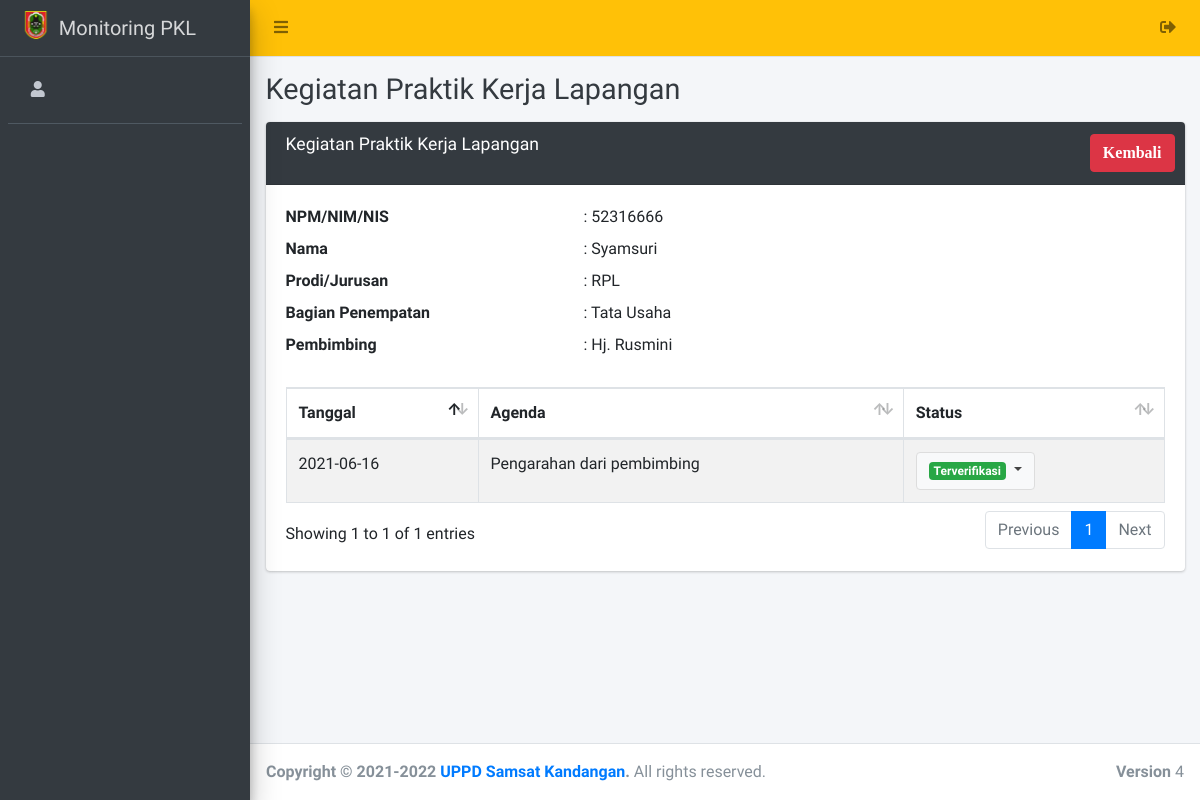
The page /admin/agendapeserta/detailkeg?id=1 on the database its author committed.
### tables this page shows
CREATE TABLE `daftarpkl` (
  `id_daftar` int(11) NOT NULL,
  `id_peserta` int(11) DEFAULT NULL,
  `id_bagian` int(11) DEFAULT NULL,
  `id_pembimbing` int(11) DEFAULT NULL,
  `status` varchar(50) DEFAULT NULL,
  `tgl_awal` date DEFAULT NULL,
  `tgl_akhir` date DEFAULT NULL,
  `judulpkl` varchar(150) DEFAULT NULL,
  `laporan` varchar(255) DEFAULT NULL,
  `nilaipkl` varchar(20) DEFAULT NULL,
  `status_akhir` varchar(40) DEFAULT 'Belum Selesai'
);

CREATE TABLE `peserta` (
  `id_peserta` int(11) NOT NULL,
  `npm` varchar(13) DEFAULT NULL,
  `nama` varchar(100) DEFAULT NULL,
  `jk` varchar(25) DEFAULT NULL,
  `prodi` varchar(40) DEFAULT NULL,
  `agama` varchar(20) DEFAULT NULL,
  `alamat` text,
  `telp` varchar(18) DEFAULT NULL,
  `foto` varchar(255) DEFAULT NULL,
  `slip_bayar` varchar(255) DEFAULT NULL,
  `id_user` int(11) DEFAULT NULL
);

CREATE TABLE `bagian` (
  `id_bagian` int(11) NOT NULL,
  `nama_bagian` varchar(100) NOT NULL,
  `deskrip` varchar(255) NOT NULL
);

CREATE TABLE `pembimbing` (
  `id_pembimbing` int(11) NOT NULL,
  `nik` varchar(25) NOT NULL,
  `nama_pembimbing` varchar(50) NOT NULL,
  `hp_pembimbing` varchar(20) NOT NULL,
  `alamat_pembimbing` text NOT NULL
);

CREATE TABLE `agenda` (
  `id_agenda` int(11) NOT NULL,
  `id_daftar` int(11) NOT NULL,
  `tgl_agenda` date NOT NULL,
  `nama_agenda` varchar(200) NOT NULL,
  `ket_agenda` varchar(50) DEFAULT NULL
);

### admin/agendapeserta/detailkeg.php (the view, shortened to what this page needs)
<?php
    include '../../config/koneksi.php';
      include '../../templates/head.php';
      include '../../templates/navbar.php';
      include '../../templates/sidebar.php';
      $id   =  $_GET['id'];
      $datappl = $koneksi->query("SELECT * FROM daftarpkl AS dp
      LEFT JOIN peserta AS m  ON dp.id_peserta = m.id_peserta
      LEFT JOIN bagian AS s ON dp.id_bagian = s.id_bagian
      LEFT JOIN pembimbing AS d ON dp.id_pembimbing = d.id_pembimbing WHERE dp.id_daftar = '$id'")->fetch_array();
?>
<div class="content-wrapper">
    <div class="content-header">
    <div class="container-fluid">
        <div class="row">
        <div class="col-sm-6">
            <h1 class="m-0 text-dark">Kegiatan Praktik Kerja Lapangan</h1>
        </div>
        </div>
    </div>
    </div>
<section class="content">
  <div class="container-fluid">
    <div class="row">
        <div class="col-md-12">
            <div class="card card-dark">
                <div class="card-header">
                    <h3 class="card-title">Kegiatan Praktik Kerja Lapangan</h3>
                    <div class="card-tools">
                        <a href="index" class="btn btn-danger" ><i class="fas fa-back">Kembali</i>
                        </a>
                </div>
                </div>
            <form class="form-horizontal" method="post" action="" enctype="multipart/form-data" id="saveformulir">
                    <div class="card-body">
                        <dl class="row">
                          <dt class="col-sm-4">NPM/NIM/NIS</dt>
                          <dd class="col-sm-8">: <?php echo $datappl['npm']; ?></dd>
                          <dt class="col-sm-4">Nama </dt>
                          <dd class="col-sm-8">: <?php echo $datappl['nama']; ?></dd>
                          <dt class="col-sm-4">Prodi/Jurusan</dt>
                          <dd class="col-sm-8">: <?php echo $datappl['prodi']; ?></dd>
                          <dt class="col-sm-4">Bagian Penempatan </dt>
                          <dd class="col-sm-8">: <?php echo $datappl['nama_bagian'];?></dd>
                          <dt class="col-sm-4">Pembimbing </dt>
                          <dd class="col-sm-8">: <?php echo $datappl['nama_pembimbing']; ?></dd>
                        </dl>
                            <table id="example2" class="table table-bordered table-striped" style="background-color: ">
                            <thead>
                                <th>Tanggal</th>
                                <th>Agenda</th>
                                <th>Status</th>
                            </thead>
                            <tbody>
                            <?php
                            $data = $koneksi->query("SELECT * FROM agenda WHERE id_daftar = '$id' ORDER BY tgl_agenda DESC");
                            while ($row = $data->fetch_array()) {
                            ?>
                            <tr>
                                <td><?= $row['tgl_agenda'] ?></td>
                                <td><?= $row['nama_agenda'] ?></td>
                                <td>
                                    <button type="button" class="btn btn-default dropdown-toggle" data-toggle="dropdown">
                                        <?php if ($row['ket_agenda'] == "Belum Terverifikasi") { ?>
                                        <span class="badge badge-danger"><?= $row['ket_agenda'] ?></span>
                                        <?php } else { ?>
                                        <span class="badge badge-success"><?= $row['ket_agenda'] ?></span>
                                        <?php } ?>
                                    </button>
                                </td>
                            </tr>
                            <?php } ?>
                            </tbody>
                            </table>
                 </div>
                </form>
            </div>
        </div>
    </div>
</div>
</section>
</div>
<?php
    include '../../templates/footer.php';
?>

### rows shown on the page
daftarpkl: id_peserta.npm "52316666", id_peserta.nama "Syamsuri", id_peserta.prodi "RPL", id_bagian.nama_bagian "Tata Usaha", id_pembimbing.nama_pembimbing "Hj. Rusmini"
agenda: tgl_agenda "2021-06-16", nama_agenda "Pengarahan dari pembimbing", ket_agenda "Terverifikasi"
